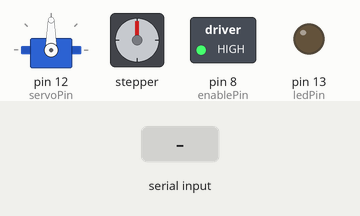
Recording of a sketch running on a simulated Arduino Uno, built with avr-gcc and run on an emulated ATmega328P. Shown: servo, stepper motor, switched loads named in the sketch (green lamp = pin HIGH), output pins drawn as LEDs (lit = HIGH). Inputs (shaded band) come from the test bench. Stepper angles assume 200 steps per turn; what the sketch prints to the serial monitor is not drawn.

Above: at 1.2 s.
1.3 s: "30 150\n" received over Serial
At 2.39 s:
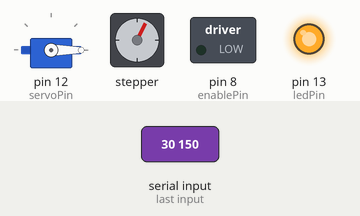
4.3 s: "0\n" received over Serial
At 4.8 s:
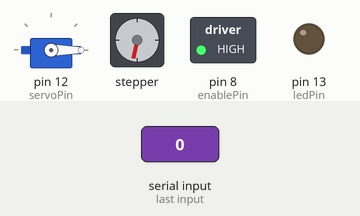
5.8 s: "90 45\n" received over Serial
At 5.96 s:
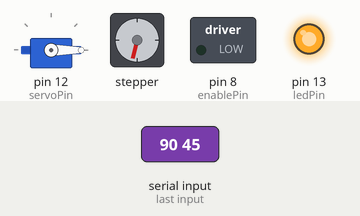
8.8 s: "2\n" received over Serial
At 9.88 s:
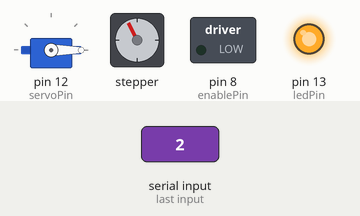
11.8 s: "90\n" received over Serial
At 13.0 s:
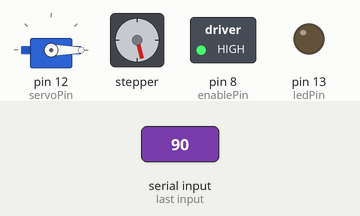
13.3 s: "0\n" received over Serial
At 17.0 s:
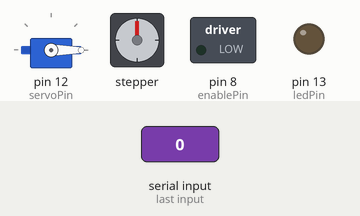
Timing chart, 0 to 17.3 s (numbered marks = the images above; inputs shaded):
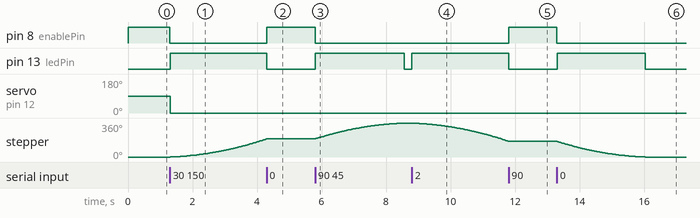

The sketch:

on-frame-test-2.ino
```cpp
/*
Arduino CNC Shield双电机+MG90S舵机控制（内存优化版）
核心优化：
1. 替换String为字符数组，减少动态内存占用
2. 合并冗余变量，移除无用全局变量
3. 优化函数内局部变量，减少栈占用
4. 保留所有功能：互斥运动、舵机控制、串口指令、状态打印
*/
#include <AccelStepper.h>
#include <Servo.h>

// ====================== 硬件引脚定义（宏定义，不占RAM） ======================
#define enablePin 8
#define motor1DirPin 5
#define motor1StepPin 2
#define motor2DirPin 6
#define motor2StepPin 3
#define ledPin LED_BUILTIN
#define servoPin 12

// ====================== 常量定义（存在Flash，不占RAM） ======================
const int moveSteps = 200;
const float maxSpeed = 300.0;
const float acceleration = 20.0;
const int servoMinAngle = 0;
const int servoMaxAngle = 180;
const long serialBaud = 115200;
const unsigned long printInterval = 200;

// ====================== 全局变量（仅保留必需的，精简到最少） ======================
unsigned long lastPrintTime = 0;
bool motorEnabled = false;
int currentServoAngle = 90;
// 优化：用字符数组替代String，固定长度（仅占10字节，String默认占32+字节）
char serialBuffer[10] = {0};
uint8_t bufferIndex = 0; // 缓冲区索引，用uint8_t（1字节）替代int（2字节）

// ====================== 对象实例化（精简） ======================
AccelStepper motor1(1, motor1StepPin, motor1DirPin);
AccelStepper motor2(1, motor2StepPin, motor2DirPin);
Servo myServo;

// ====================== Flash存储的提示文本（不占RAM） ======================
// 使用F()宏，把字符串存在Flash，而非RAM
#define READY_MSG F("系统就绪 版本：23点24分 - 串口指令说明：")
#define CMD_MSG F("0:切换使能 | 1:电机1正转 | 2:电机1反转 | 3:电机2正转 | 4:电机2反转 | 5+角度（例：590）")
#define MUTEX_MSG F("注意：双电机互斥运动")

void setup() {
  Serial.begin(serialBaud);
  while (!Serial);
  while (Serial.available() > 0) Serial.read();

  // 初始化引脚（精简，无冗余）
  pinMode(ledPin, OUTPUT);
  digitalWrite(ledPin, LOW);
  pinMode(enablePin, OUTPUT);
  digitalWrite(enablePin, HIGH);

  // 舵机初始化
  myServo.attach(servoPin);
  myServo.write(currentServoAngle);
  Serial.print(F("舵机初始化角度：")); // F()宏优化
  Serial.println(currentServoAngle);

  // 电机参数初始化（精简）
  motor1.setMaxSpeed(maxSpeed);
  motor1.setAcceleration(acceleration);
  motor1.setCurrentPosition(0);
  motor2.setMaxSpeed(maxSpeed);
  motor2.setAcceleration(acceleration);
  motor2.setCurrentPosition(0);

  // 提示信息用F()宏，不占RAM
  Serial.println(READY_MSG);
  Serial.println(CMD_MSG);
  Serial.println(MUTEX_MSG);
  Serial.print(F("步进电机使能："));
  Serial.println(motorEnabled ? F("否") : F("是"));
}

void loop() {
  handleSerialCommand();

  if (motorEnabled) {
    motor1.run();
    motor2.run();
  }

  controlLedByMotorStatus();
  printMotorAndServoStatus();
}

// ====================== 串口指令处理（核心内存优化） ======================
void handleSerialCommand() {
  while (Serial.available() > 0) {
    char cmd = Serial.read();

    // 过滤空白字符
    if (cmd == '\n' || cmd == '\r' || cmd == ' ') {
      if (bufferIndex > 0) {
        processSerialBuffer();
        // 清空缓冲区（无需重新赋值，重置索引即可）
        memset(serialBuffer, 0, sizeof(serialBuffer));
        bufferIndex = 0;
      }
      continue;
    }

    // 字符数组缓冲区，满了就重置（防止溢出）
    if (bufferIndex < sizeof(serialBuffer) - 1) {
      serialBuffer[bufferIndex++] = cmd;
    } else {
      bufferIndex = 0;
      memset(serialBuffer, 0, sizeof(serialBuffer));
    }

    // 单字符指令直接处理（减少延迟）
    if (bufferIndex == 1) {
      char singleCmd = serialBuffer[0];
      if (!motorEnabled && singleCmd != '0' && singleCmd != '5') {
        Serial.println(F("错误：步进电机未使能！")); // F()宏
        bufferIndex = 0;
        memset(serialBuffer, 0, sizeof(serialBuffer));
        return;
      }

      bool motor1Moving = motor1.isRunning();
      bool motor2Moving = motor2.isRunning();

      switch (singleCmd) {
        case '0':
          motorEnabled = !motorEnabled;
          digitalWrite(enablePin, motorEnabled ? LOW : HIGH);
          Serial.print(F("步进电机使能："));
          Serial.println(motorEnabled ? F("是") : F("否"));
          bufferIndex = 0;
          memset(serialBuffer, 0, sizeof(serialBuffer));
          break;
        case '1':
          if (motor2Moving) {
            Serial.println(F("拒绝：电机2正在运动！"));
          } else {
            motor1.moveTo(moveSteps);
            Serial.println(F("执行：电机1正转"));
          }
          bufferIndex = 0;
          memset(serialBuffer, 0, sizeof(serialBuffer));
          break;
        case '2':
          if (motor2Moving) {
            Serial.println(F("拒绝：电机2正在运动！"));
          } else {
            motor1.moveTo(0);
            Serial.println(F("执行：电机1反转"));
          }
          bufferIndex = 0;
          memset(serialBuffer, 0, sizeof(serialBuffer));
          break;
        case '3':
          if (motor1Moving) {
            Serial.println(F("拒绝：电机1正在运动！"));
          } else {
            motor2.moveTo(moveSteps);
            Serial.println(F("执行：电机2正转"));
          }
          bufferIndex = 0;
          memset(serialBuffer, 0, sizeof(serialBuffer));
          break;
        case '4':
          if (motor1Moving) {
            Serial.println(F("拒绝：电机1正在运动！"));
          } else {
            motor2.moveTo(0);
            Serial.println(F("执行：电机2反转"));
          }
          bufferIndex = 0;
          memset(serialBuffer, 0, sizeof(serialBuffer));
          break;
        case '5':
          // 舵机指令，等待完整字符
          break;
        default:
          Serial.print(F("无效指令："));
          Serial.println(singleCmd);
          bufferIndex = 0;
          memset(serialBuffer, 0, sizeof(serialBuffer));
          break;
      }
    }
  }
}

// ====================== 舵机指令处理（优化） ======================
void processSerialBuffer() {
  if (serialBuffer[0] == '5' && bufferIndex > 1) {
    int targetAngle = atoi(serialBuffer + 1); // 替代String.toInt()，更省内存
    targetAngle = constrain(targetAngle, servoMinAngle, servoMaxAngle);
    myServo.write(targetAngle);
    currentServoAngle = targetAngle;
    Serial.print(F("舵机角度："));
    Serial.println(targetAngle);
  } else {
    Serial.println(F("无效舵机指令！"));
  }
}

// ====================== LED控制（精简） ======================
void controlLedByMotorStatus() {
  bool motor1Moving = (motor1.speed() != 0);
  bool motor2Moving = (motor2.speed() != 0);
  digitalWrite(ledPin, (motorEnabled && (motor1Moving || motor2Moving)) ? HIGH : LOW);
}

// ====================== 状态打印（F()宏优化） ======================
void printMotorAndServoStatus() {
  unsigned long currentTime = millis();
  if (currentTime - lastPrintTime >= printInterval) {
    lastPrintTime = currentTime;

    Serial.print(F("使能："));
    Serial.print(motorEnabled ? F("是") : F("否"));
    Serial.print(F(" | 电机1："));
    Serial.print(motor1.currentPosition());
    Serial.print(F(","));
    Serial.print(motor1.speed());
    Serial.print(F(","));
    Serial.print(motor1.acceleration());
    Serial.print(F(" | 电机2："));
    Serial.print(motor2.currentPosition());
    Serial.print(F(","));
    Serial.print(motor2.speed());
    Serial.print(F(","));
    Serial.print(motor2.acceleration());
    Serial.print(F(" | 舵机："));
    Serial.println(currentServoAngle);
  }
}
```

Measured:
- after the input at 1.3 s, pin 8 (enablePin): HIGH → LOW at once; pin 13 (ledPin): LOW → HIGH at once; servo on pin 12 (servoPin): 90° → 0° at once; stepper: keeps turning clockwise at about 64°/s, starting at once
- after the input at 4.3 s, pin 8 (enablePin): LOW → HIGH at once; pin 13 (ledPin): HIGH → LOW at once; stepper: stops changing and stays 192°
- after the input at 5.8 s, pin 8 (enablePin): HIGH → LOW at once; pin 13 (ledPin): LOW → HIGH at once, → LOW 2.8 s later; stepper: keeps turning clockwise at about 61°/s, starting at once
- after the input at 8.8 s, pin 13 (ledPin): LOW → HIGH at once; stepper: keeps turning counter-clockwise at about 65°/s, starting at once
- after the input at 11.8 s, pin 8 (enablePin): LOW → HIGH at once; pin 13 (ledPin): HIGH → LOW at once; stepper: goes on until 11.8 s, then stays 165°
- after the input at 13.3 s, pin 8 (enablePin): HIGH → LOW at once; pin 13 (ledPin): LOW → HIGH at once, → LOW 2.7 s later; stepper: turns 165° counter-clockwise in 2.7 s, starting at once
